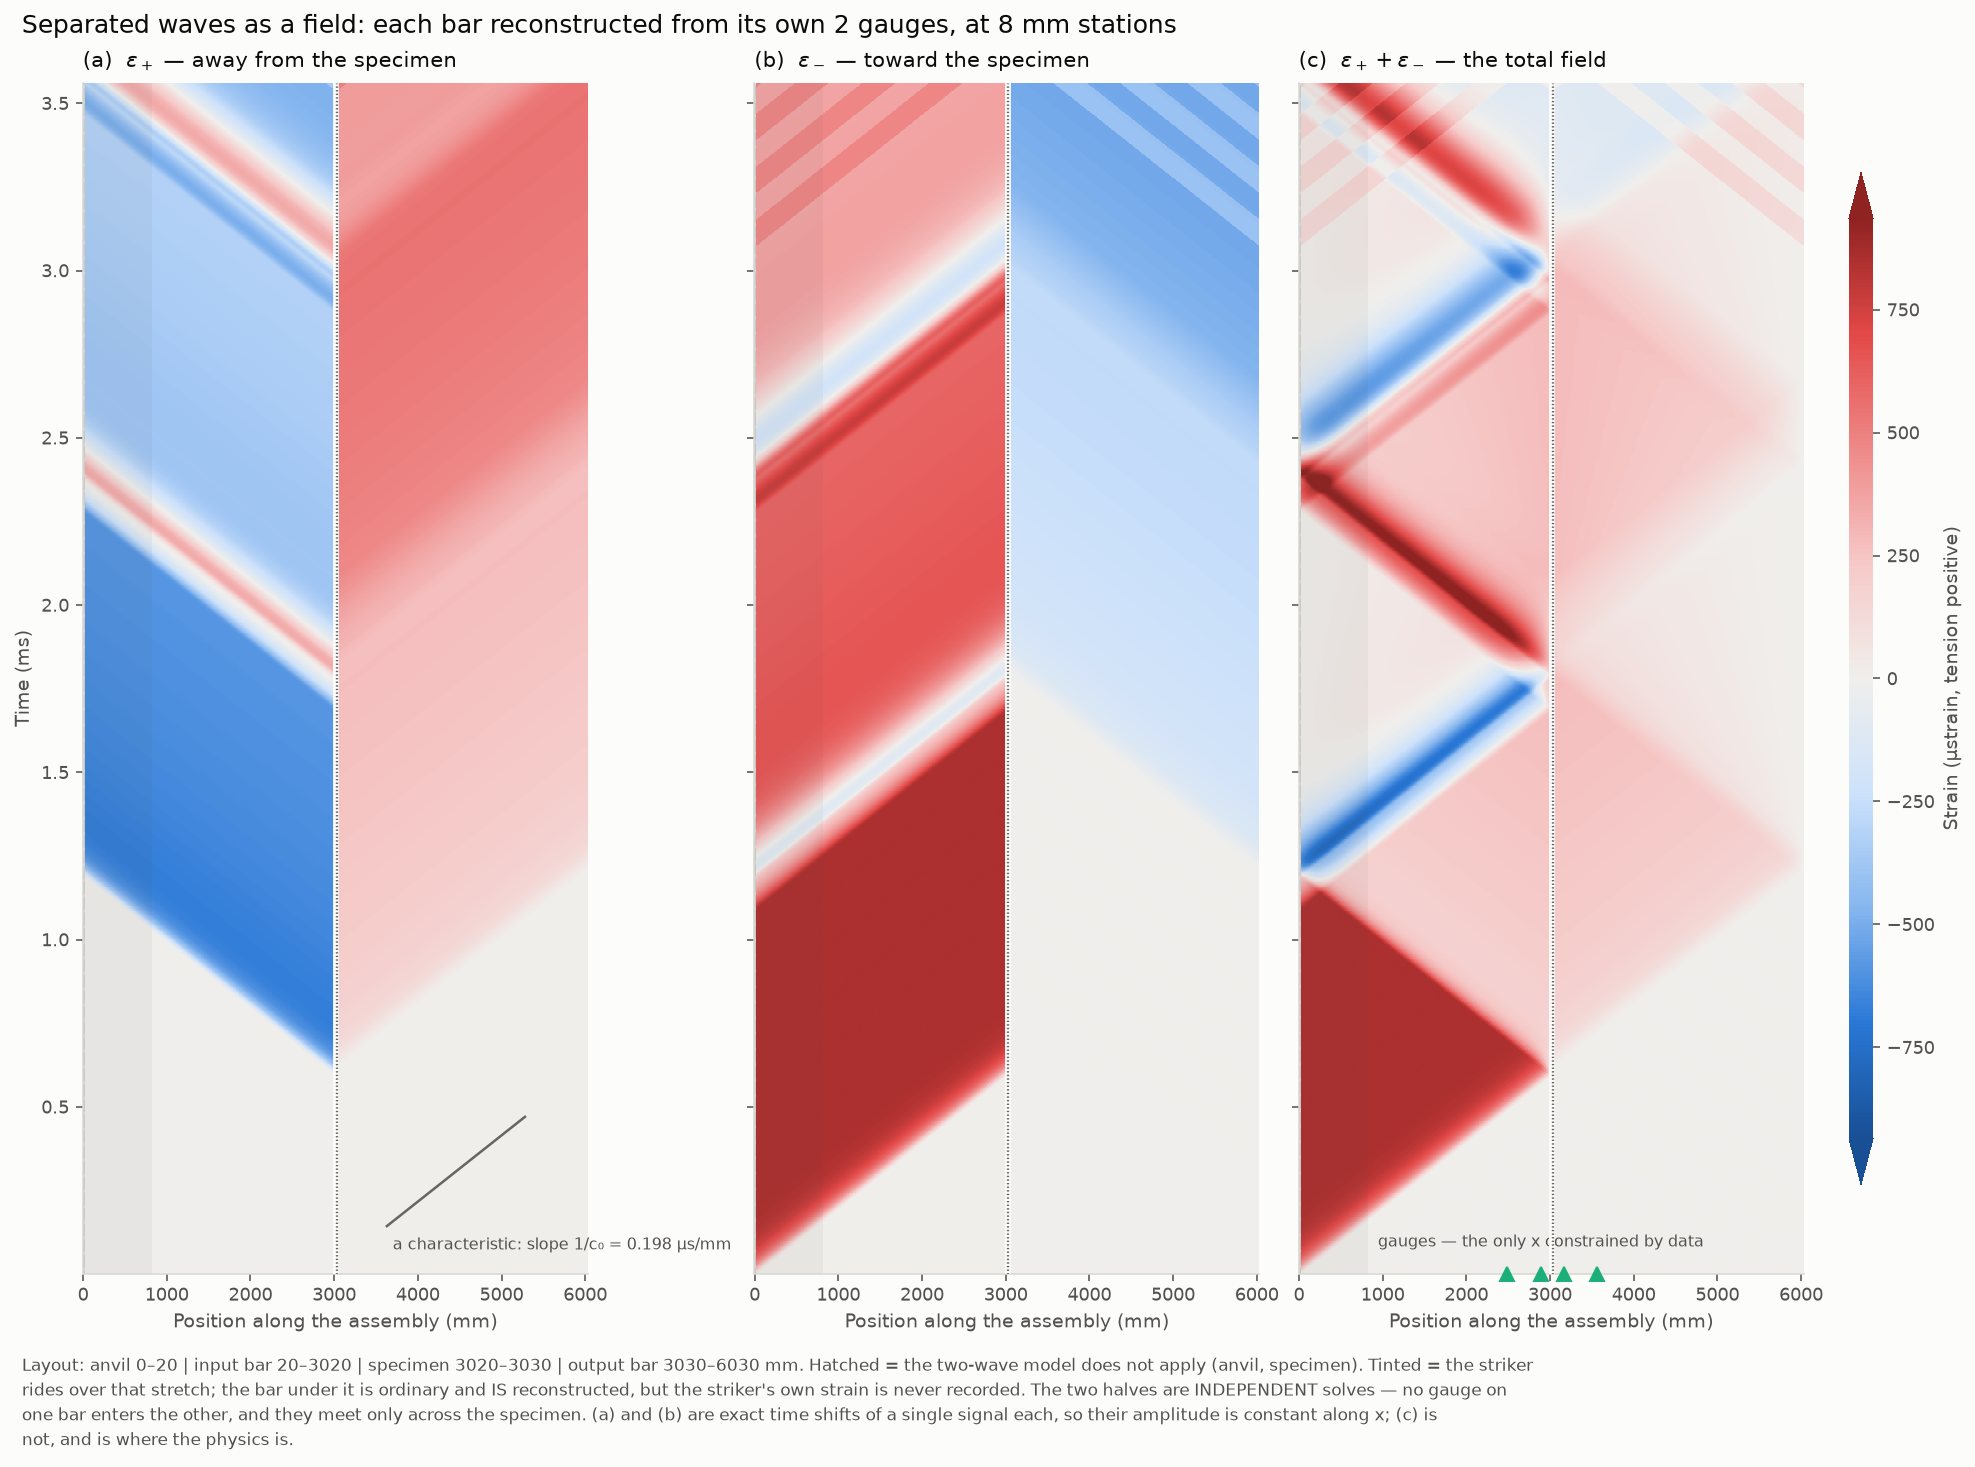

Source code (Python):
"""
Lagrange (x-t) diagram of the SEPARATED waves, across the whole assembly.

    python3 drive_tension.py
    python3 lagrange_diagram.py [--headless]

Every other figure in this folder shows the separated waves as time series at
one plane. This one shows them as FIELDS: each bar is separated from its own
gauges, then the result is evaluated at several hundred stations along that bar,
giving eps_plus(x, t) and eps_minus(x, t) over the full record. The two families
of characteristics -- one running away from the specimen, one toward it -- are
then simply the two panels.

Nothing here needs the simulator's full field, so it runs on the ordinary
2.9 MB dump and takes a couple of seconds. What it does need is
`wave_separation.separate_field`, which propagates the P(w), M(w) SPECTRA to
each station. Re-transforming `separate`'s time-domain output instead is lossy
by 1.4e-01 -- see that function's docstring.

--------------------------------------------------------------------------
What the picture does and does not prove
--------------------------------------------------------------------------
With no dispersion, propagating a separated wave is an exact time shift, so
|eps_plus| is CONSTANT along x and its panel is a shear of one 1-D signal. Taken
alone the first two panels are a good way to see the method and a poor way to
check it.

Their SUM is not a shear, and it is where the physics is: it is the strain a
gauge at that station would actually have recorded. Three consequences are
visible, and this script prints all three as numbers rather than leaving them to
the eye:

  * at the four gauge stations the sum must reproduce the RECORDED strain, and
    does, to ~1e-14. Those are the only x where the field is data-constrained;
    everywhere else it is the model talking;
  * at a free surface the two waves must cancel. The output bar's far end is
    free, and the residual there is ~3e-04 of peak -- but only within ~1 mm of
    the surface, and only if the record's tail is windowed off (unwindowed it
    reads 6.5e-02, 200x worse, which is the same trap identify_bar_tension.py
    documents);
  * E*A*(eps_plus + eps_minus) at x = 0 is the interface force sep_test.py
    already validates against the simulator's own.

--------------------------------------------------------------------------
Where the reconstruction is not valid
--------------------------------------------------------------------------
`separate` assumes one uniform bar of speed c0 on the straight line from each
gauge to the plane being reconstructed. It assumes nothing at all about
boundary conditions. So the mask follows from the materials, not from the ends:

  * the ANVIL, beyond the input bar, is steel -- masked. The dump carries
    L_bar_in for exactly this: it is 3000 mm where L_free_in is 3020;
  * the SPECIMEN is not a bar and neither separation covers it -- masked;
  * the STRIKER overlaps the input bar over [20, 820] mm, but it is a separate
    chain touching the bar only through the anvil contact. The bar under it is
    plain aluminium and the reconstruction there is as good as anywhere else.
    It is tinted, NOT masked -- what is missing is the striker's own strain,
    which the simulator never records;
  * the last 20 mm of the input bar is likewise NOT masked. Its far boundary is
    an anvil rather than a free end, but separation was never told about
    boundaries, so nothing about the reconstruction changes there.
"""
import argparse
import textwrap

import numpy as np

import plotting

# argparse owns the whole command line and the backend must be picked before
# pyplot is imported, so both happen up here -- see plotting.py.
_ap = argparse.ArgumentParser(
    description=__doc__, formatter_class=argparse.RawDescriptionHelpFormatter)
_ap.add_argument('--x-step', type=float, default=8.0, metavar='MM',
                 help='spacing of the reconstruction stations [mm]. Snapped to '
                      'a whole number of elements. Default 8.')
_ap.add_argument('--n-rows', type=int, default=1400, metavar='N',
                 help='time rows in the image. The record is block-meaned down '
                      'to this. Default 1400.')
_ap.add_argument('--null-window', type=float, default=0.75, metavar='FRAC',
                 help='fraction of the record the printed metrics use. The '
                      'tail MUST be cut: exp(+eta t) amplifies the record-end '
                      'truncation. Default 0.75.')
_ap.add_argument('--chunk', type=int, default=64, metavar='N',
                 help='stations synthesised per FFT batch; bounds peak memory. '
                      'Default 64.')
HEADLESS, ARGS = plotting.init(parser=_ap)

from dump import load_dump
from wave_separation import separate_field

d = load_dump()
E, A, c0, dt, t = d['E'], d['A'], d['c0'], d['dt'], d['t']
dx, N, ETA, LOADING = d['dx'], d['N'], d['eta'], d['loading']
X_IN, X_OUT = d['X_IN'], d['X_OUT']
L_BAR_IN, L_BAR_OUT = d['L_bar_in'], d['L_bar_out']
L_FREE_IN, L_FREE_OUT = d['L_free_in'], d['L_free_out']

n_in = d['eps_in'].shape[0]
n_out = d['eps_out'].shape[0]
if n_in < 2 or n_out < 2:
    raise SystemExit(
        f'separation needs two gauges per bar; this dump has {n_in} on the '
        f'input bar and {n_out} on the output bar. Add a second entry to '
        '`gauges` in config.toml and re-run the driver. A single gauge leaves '
        'P and M under-determined -- see "A consequence worth knowing" in '
        'README.md.')

print(__doc__.split('---')[0].strip())
print(f'\nrecord     : {N} samples at {dt*1e3:.4f} us  ({t[-1]:.3f} ms), '
      f'{LOADING} positive')
print(f'assembly   : input bar {L_BAR_IN:.0f} mm | specimen '
      f'{d["L_specimen"]:.0f} mm | output bar {L_BAR_OUT:.0f} mm, '
      f'c0 = {c0:.1f} mm/ms')
if L_BAR_IN < L_FREE_IN or L_BAR_OUT < L_FREE_OUT:
    print(f'             non-bar material beyond the input bar '
          f'({L_FREE_IN - L_BAR_IN:.0f} mm) and the output bar '
          f'({L_FREE_OUT - L_BAR_OUT:.0f} mm) -- masked below')

# --------------------------------------------------------------------------
# the station grid: element centres, so nothing is interpolated
# --------------------------------------------------------------------------
X_TOTAL = X_OUT + L_FREE_OUT
n_elem = int(round(X_TOTAL / dx))
stride = max(1, int(round(ARGS.x_step / dx)))
cols = np.arange(0, n_elem, stride)
X = (cols + 0.5) * dx                      # global position of each station

in_bar = (X < X_IN) & (X >= X_IN - L_BAR_IN)
out_bar = (X > X_OUT) & (X <= X_OUT + L_BAR_OUT)
invalid = ~(in_bar | out_bar)
assert np.all(np.abs(X / dx - 0.5 - np.round(X / dx - 0.5)) < 1e-9), \
    'stations are not on element centres'

# Local coordinate of each station: distance from its own interface, positive
# INTO the bar. This is the sign that a Lagrange diagram gets wrong silently,
# which is why the shift check below exists.
x_loc = np.where(in_bar, X_IN - X, X - X_OUT)

q = max(1, N // max(1, ARGS.n_rows))
print(f'stations   : {in_bar.sum()} input + {out_bar.sum()} output '
      f'(every {stride*dx:.0f} mm), {invalid.sum()} masked')
print(f'time rows  : {N // q} (block mean of {q} samples; '
      f'the wavefront is ~380 samples wide)')

# --------------------------------------------------------------------------
# the two fields
# --------------------------------------------------------------------------
n_rows = N // q
eps_p = np.full((len(X), n_rows), np.nan)
eps_m = np.full((len(X), n_rows), np.nan)
t_img = None

for mask, sig, pos in ((in_bar, d['eps_in'], d['pos_in']),
                       (out_bar, d['eps_out'], d['pos_out'])):
    if not mask.any():
        continue
    p, m, t_img = separate_field(
        t, [sig[k] for k in range(sig.shape[0])], list(pos), c0=c0, eta=ETA,
        x=x_loc[mask], decimate=q, chunk=ARGS.chunk)
    eps_p[mask], eps_m[mask] = p, m

eps_sum = eps_p + eps_m

# --------------------------------------------------------------------------
# checks -- printed, not eyeballed. None of these needs the full field.
# --------------------------------------------------------------------------
print('\n--- checks '
      '----------------------------------------------------------------')

# (1) at a gauge the reconstruction must reproduce what was recorded. These are
#     the only stations where the field is constrained by data.
print('reconstruction vs the RECORDED strain, at the gauges:')
worst = 0.0
for bar, sig, pos, plane, sgn in (('in', d['eps_in'], d['pos_in'], X_IN, -1),
                                  ('out', d['eps_out'], d['pos_out'], X_OUT, +1)):
    sigs = [sig[k] for k in range(sig.shape[0])]
    p, m, _ = separate_field(t, sigs, list(pos), c0=c0, eta=ETA,
                             x=list(pos), decimate=1, chunk=ARGS.chunk)
    for k, xk in enumerate(pos):
        rel = np.linalg.norm(p[k] + m[k] - sig[k]) / np.linalg.norm(sig[k])
        worst = max(worst, rel)
        print(f'   {bar}-{k}  x_local {xk:7.1f} mm  (global {plane + sgn*xk:7.1f})'
              f'   rel L2 {rel:.2e}')
if worst > 1e-10:
    raise SystemExit(f'gauge round trip is {worst:.1e}; the separation or the '
                     'station mapping is wrong')

# (2) propagation is an exact time shift, so the field at c0*dt*k must equal the
#     field at 0 shifted by k samples. This is what catches a sign error in the
#     local->global mapping, which no other check here can see.
sigs = [d['eps_in'][k] for k in range(n_in)]
ks = (1, 13, 500)
p_s, _, _ = separate_field(t, sigs, list(d['pos_in']), c0=c0, eta=ETA,
                           x=[0.0] + [c0 * dt * k for k in ks], decimate=1)
shift = max(np.abs(p_s[j, k:] - p_s[0, :-k]).max() / np.abs(p_s[0]).max()
            for j, k in enumerate(ks, start=1))
print(f'\npropagation is an exact time shift          : {shift:.1e} '
      f'(over {ks[-1]} samples = {c0*dt*ks[-1]:.0f} mm)')
if shift > 1e-11:
    raise SystemExit('propagation is not a pure shift; check the sign of xi')

# (3) the free surface. Only the OUTPUT bar's far end is free -- the input bar
#     ends on the anvil -- so the input row is reported, never asserted.
w = slice(int(0.15 * N), int(ARGS.null_window * N))
print(f'\nfree-surface residual rms|eps+ + eps-| / peak|eps+|, '
      f'windowed to {ARGS.null_window:.2f} of the record:')
print(f'{"bar":>5} {"far end":>10} {"at the end":>12} {"10 mm in":>10} '
      f'{"unwindowed":>12}')
# Whether a bar's far end is a free surface is geometry, not a constant: the
# SHTB's input bar ends on the anvil, but the compression bar's ends free. A
# bar that reaches its own far end has nothing beyond it to reflect off.
for bar, sig, pos, L, L_free in (
        ('in', d['eps_in'], d['pos_in'], L_BAR_IN, L_FREE_IN),
        ('out', d['eps_out'], d['pos_out'], L_BAR_OUT, L_FREE_OUT)):
    sigs = [sig[k] for k in range(sig.shape[0])]
    p, m, _ = separate_field(t, sigs, list(pos), c0=c0, eta=ETA,
                             x=[L, L - 10.0], decimate=1, chunk=ARGS.chunk)
    pk = np.abs(p[0]).max()
    r_end = np.sqrt(np.mean((p[0] + m[0])[w] ** 2)) / pk
    r_10 = np.sqrt(np.mean((p[1] + m[1])[w] ** 2)) / pk
    r_full = np.sqrt(np.mean((p[0] + m[0]) ** 2)) / pk
    tag = 'free' if abs(L - L_free) < 0.5 * dx else 'not free'
    print(f'{bar:>5} {tag:>10} {r_end:12.2e} {r_10:10.2e} {r_full:12.2e}')
print('   a free end nulls; an end with something beyond it does not, and')
print('   should not -- the "not free" rows are reported, never asserted.')
print('   note the unwindowed column: exp(+eta t) amplifies the record-end')
print('   truncation, so the same good calibration reads ~200x worse there.')

# (4) tie to the quantity sep_test.py already validates against the simulator.
print('\ninterface force E*A*(eps+ + eps-) vs the simulator\'s own:')
for bar, sig, pos, truth in (('in', d['eps_in'], d['pos_in'], d['force_iface_in']),
                             ('out', d['eps_out'], d['pos_out'], d['force_iface_out'])):
    sigs = [sig[k] for k in range(sig.shape[0])]
    p, m, _ = separate_field(t, sigs, list(pos), c0=c0, eta=ETA, x=[0.0],
                             decimate=1, chunk=ARGS.chunk)
    F = E * A * (p[0] + m[0])
    print(f'   {bar:>3}  rel L2 {np.linalg.norm(F[w]-truth[w])/np.linalg.norm(truth[w]):.2e}')

# --------------------------------------------------------------------------
# figure
# --------------------------------------------------------------------------
import matplotlib.pyplot as plt              # backend already chosen
from matplotlib.colors import LinearSegmentedColormap, Normalize

INK, MUTED, GRID = '#0b0b0b', '#52514e', '#d8d7d3'
AQUA, SURFACE = '#1baf7a', '#fcfcfb'

# Diverging: two hues with a NEUTRAL midpoint, per the reference palette --
# blue for one sign, red for the other, grey #f0efec at zero. Equal step count
# per arm. A quiescent bar therefore reads as flat grey, and a MASKED region as
# a darker grey with hatching over it, so "nothing happening" and "no answer
# here" can never be confused -- including in greyscale, which is why the hatch
# is there as well as the tone.
CMAP = LinearSegmentedColormap.from_list('wave', [
    '#184f95', '#2a78d6', '#86b6ef', '#cde2fb',
    '#f0efec',
    '#f6c9c8', '#ee8a89', '#e34948', '#8f2322'])
CMAP = CMAP.copy()
CMAP.set_bad('#c9c8c3')

# One symmetric scale shared by all three panels: the comparison between them is
# the point, and per-panel limits would hide that the sum is genuinely largest.
# A robust percentile rather than the max, so a single ringing cell cannot crush
# the pulse.
_finite = np.abs(np.concatenate([eps_p[~invalid], eps_m[~invalid],
                                 eps_sum[~invalid]]))
VMAX = float(np.nanpercentile(_finite, 99.9)) * 1e6
NORM = Normalize(-VMAX, +VMAX)
_clipped = 100.0 * np.mean(_finite * 1e6 > VMAX)
print(f'\ncolour scale : +-{VMAX:.0f} ustrain (99.9th percentile), '
      f'{_clipped:.2f} % of cells clipped')

fig, axes = plt.subplots(1, 3, figsize=(14, 9.5), sharex=True, sharey=True,
                         layout='constrained')
fig.patch.set_facecolor(SURFACE)

_h = 0.5 * stride * dx                                  # half a cell
EXTENT = [X[0] - _h, X[-1] + _h, t_img[0], t_img[-1]]
PANELS = (
    (eps_p, r'(a)  $\varepsilon_+$ — away from the specimen'),
    (eps_m, r'(b)  $\varepsilon_-$ — toward the specimen'),
    (eps_sum, r'(c)  $\varepsilon_+ + \varepsilon_-$ — the total field'),
)
for ax, (field, title) in zip(axes, PANELS):
    im = ax.imshow(np.ma.masked_invalid(field * 1e6).T, origin='lower',
                   aspect='auto', extent=EXTENT, cmap=CMAP, norm=NORM,
                   interpolation='nearest')
    ax.set_title(title, loc='left', fontsize=11, color=INK, pad=8)

    # masked material, hatched so the distinction survives greyscale
    for lo, hi in ((0.0, X_IN - L_BAR_IN), (X_IN, X_OUT),
                   (X_OUT + L_BAR_OUT, X_TOTAL)):
        if hi > lo:
            ax.axvspan(lo, hi, facecolor='none', hatch='///', edgecolor=GRID,
                       linewidth=0.0, zorder=3)
    # the striker overlaps the bar but is NOT invalid -- tint only
    ax.axvspan(X_IN - L_BAR_IN, X_IN - L_BAR_IN + 800.0, facecolor=MUTED,
               alpha=.05, zorder=2)
    # The specimen is 10 mm on a 6030 mm axis -- narrower than one pixel, so a
    # span alone would vanish and the two halves would read as one field. They
    # are NOT: left and right are separate solves that share no data. Draw the
    # divide explicitly, in the surface colour so it reads as a cut.
    ax.axvline(0.5 * (X_IN + X_OUT), color=SURFACE, lw=3.0, zorder=4)
    for xv in (X_IN, X_OUT):
        ax.axvline(xv, color=MUTED, lw=.7, ls=':', alpha=.85, zorder=5)

axes[0].set_ylabel('Time (ms)')

for ax in axes:
    ax.set_xlabel('Position along the assembly (mm)')

# The gauges: the only four stations constrained by data. Marked once, on the
# panel where the claim is checked.
g_all = list(X_IN - np.asarray(d['pos_in'])) + list(X_OUT + np.asarray(d['pos_out']))
axes[2].plot(g_all, [t_img[0]] * len(g_all), marker='^', ms=7, ls='none',
             color=AQUA, clip_on=False, zorder=6)
axes[2].annotate('gauges — the only x constrained by data',
                 (g_all[0], t_img[0]), xytext=(0, 14),
                 textcoords='offset points', fontsize=8, color=MUTED, ha='center')

# Characteristic slope key. Put it in the output bar's quiet corner -- before
# the pulse has crossed the specimen nothing is happening there, so the key sits
# on blank surface rather than on data.
_x0 = X_OUT + 0.20 * L_BAR_OUT
_dx_ref = 0.55 * L_BAR_OUT
_t0 = t_img[0] + 0.04 * (t_img[-1] - t_img[0])
axes[0].plot([_x0, _x0 + _dx_ref], [_t0, _t0 + _dx_ref / c0], color=INK,
             lw=1.3, alpha=.6, zorder=6)
axes[0].annotate(f'a characteristic: slope 1/c₀ = {1000/c0:.3f} µs/mm',
                 (_x0, _t0), xytext=(3, -12), textcoords='offset points',
                 fontsize=8, color=MUTED, zorder=6)

for ax in axes:
    ax.set_facecolor(SURFACE)
    ax.set_axisbelow(True)
    for sp in ('top', 'right'):
        ax.spines[sp].set_visible(False)
    for sp in ('left', 'bottom'):
        ax.spines[sp].set_color(GRID)
    ax.tick_params(colors=MUTED, labelsize=9)
    ax.xaxis.label.set_color(MUTED)
    ax.yaxis.label.set_color(MUTED)

cb = fig.colorbar(im, ax=axes, location='right', shrink=.85, pad=.015,
                  aspect=42, extend='both')
cb.set_label(f'Strain (µstrain, {LOADING} positive)', color=MUTED, fontsize=10)
cb.ax.tick_params(colors=MUTED, labelsize=9)
cb.outline.set_visible(False)

fig.suptitle('Separated waves as a field: each bar reconstructed from its own '
             f'{n_in} gauges, at {stride*dx:.0f} mm stations',
             x=.007, ha='left', fontsize=13, color=INK)

# Everything the picture cannot say for itself goes in a footnote: there is no
# band of the plot blank in all three panels, and text over a wavefield is
# unreadable. Reserve the strip first, or constrained layout will overrun it.
_note = textwrap.fill(
    f'Layout: anvil 0–{X_IN-L_BAR_IN:.0f} | input bar '
    f'{X_IN-L_BAR_IN:.0f}–{X_IN:.0f} | specimen {X_IN:.0f}–{X_OUT:.0f} | '
    f'output bar {X_OUT:.0f}–{X_OUT+L_BAR_OUT:.0f} mm. '
    'Hatched = the two-wave model does not apply (anvil, specimen). Tinted = '
    'the striker rides over that stretch; the bar under it is ordinary and IS '
    'reconstructed, but the striker\'s own strain is never recorded. '
    'The two halves are INDEPENDENT solves — no gauge on one bar enters the '
    'other, and they meet only across the specimen. (a) and (b) are exact time '
    'shifts of a single signal each, so their amplitude is constant along x; '
    '(c) is not, and is where the physics is.', width=175)
# Hung BELOW the axes and picked up by bbox_inches='tight' at save time, rather
# than carved out of the figure with a layout rect -- constrained layout is
# already placing the suptitle, and a rect makes the two fight over that band.
fig.text(.007, -.012, _note, ha='left', va='top', fontsize=8.5, color=MUTED,
         linespacing=1.5, transform=fig.transFigure)

fig.savefig('lagrange_diagram.png', dpi=140, facecolor=fig.get_facecolor(),
            bbox_inches='tight')
print('\nwrote lagrange_diagram.png')

plotting.show_unless(HEADLESS)
